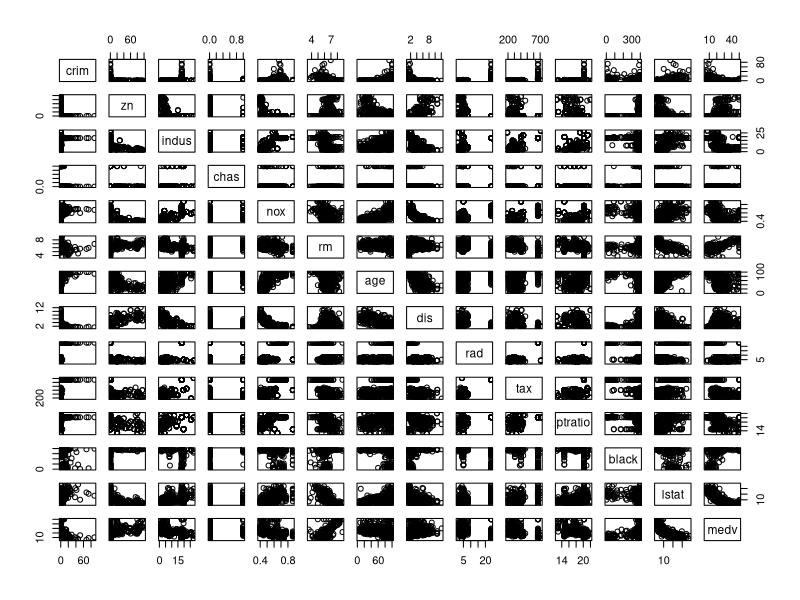
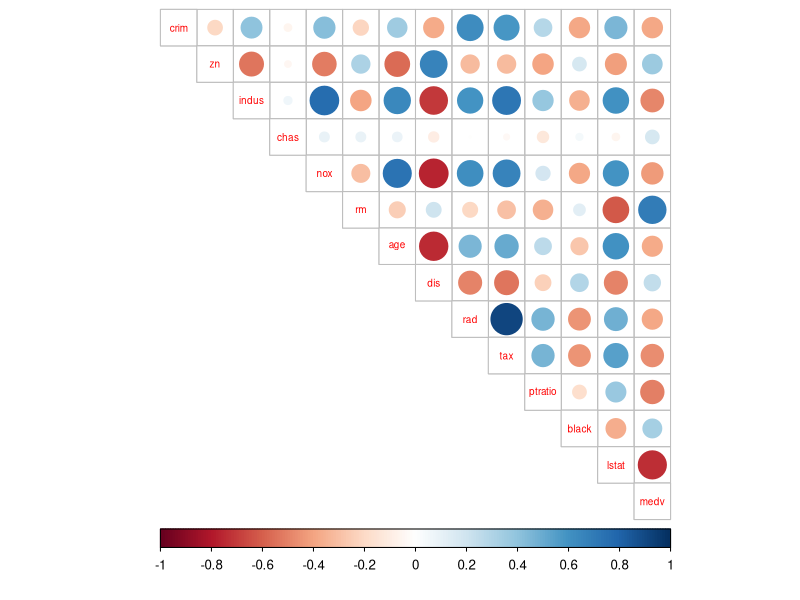
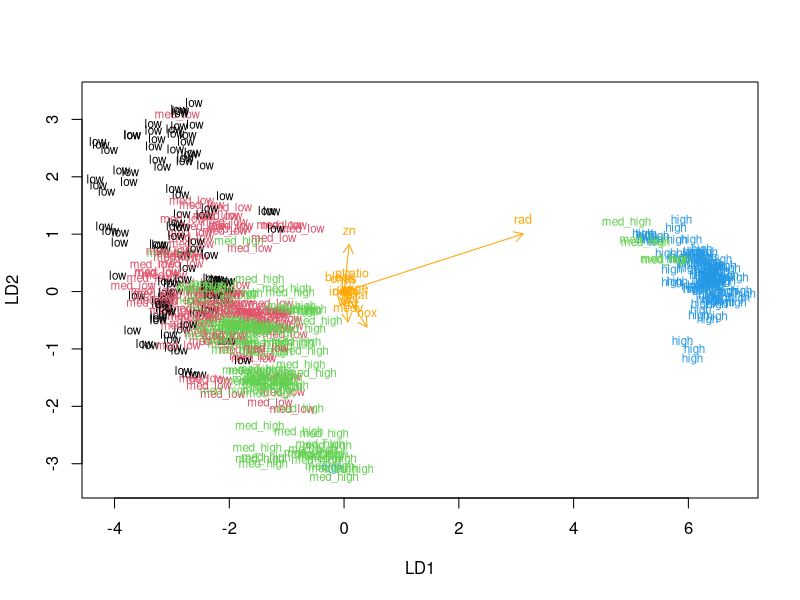
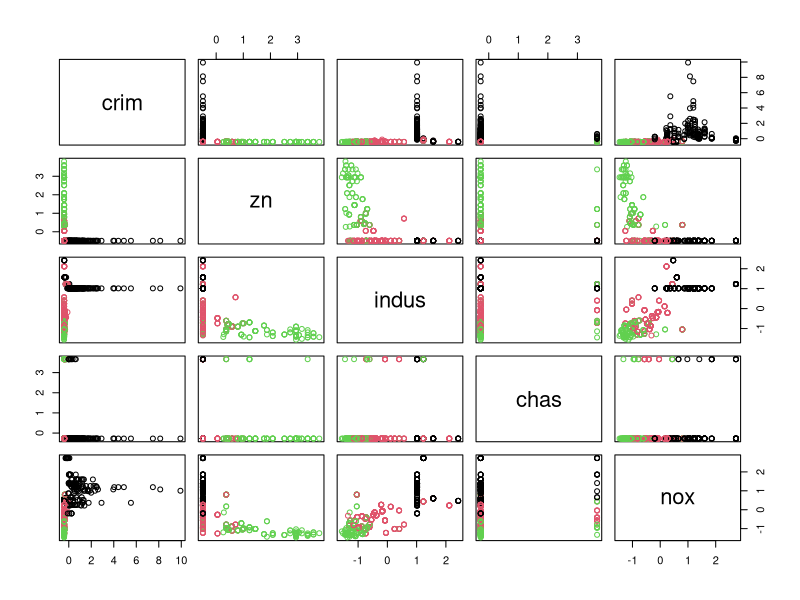
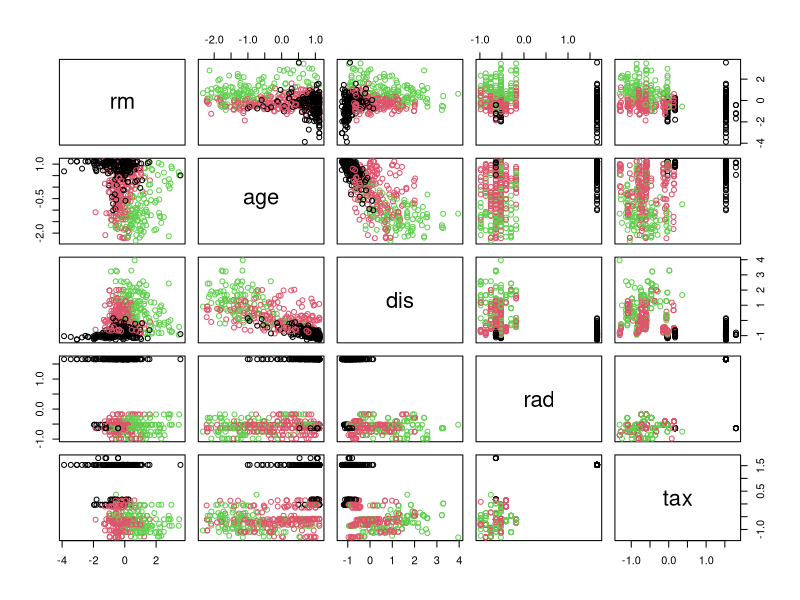
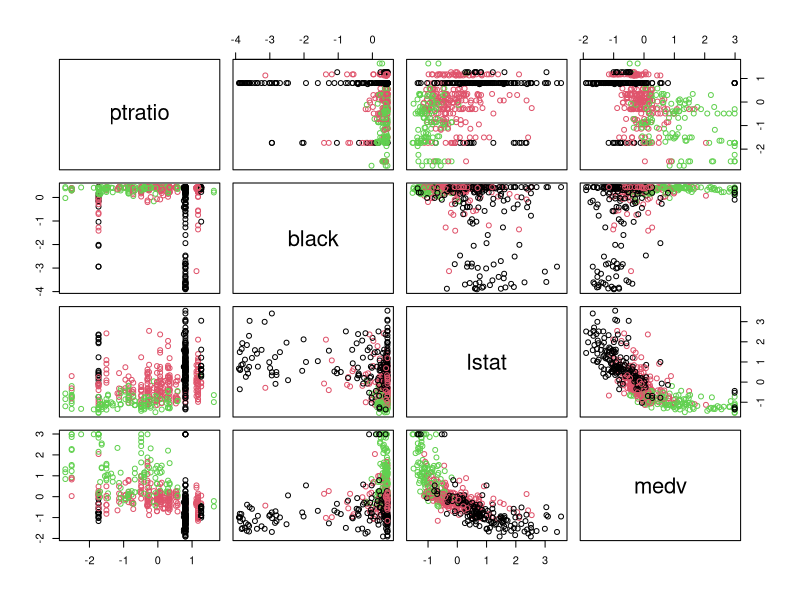

Generate these figures, in order, with R: (Note: this script raises an error after producing the figures.)
## ---- chunk 1
# Elina Järvelä-Reijonen
# 25.11.2019


# Loading the data
library(MASS)
data('Boston')

# Exploring the structure and dimensions of the data
str(Boston)
dim(Boston)
## ---- chunk 2
# A graphical overview of the data and summaries of the variables in the data

pairs(Boston)
summary(Boston)
## ---- chunk 3
# Drawing a correlations plot
# access the 'corrplot' and 'tidyr' packages
library(corrplot)
library(tidyr)


# calculate the correlation matrix and round it (use two digits)
cor_matrix<-cor(Boston)

# print the correlation matrix
cor_matrix

# visualize the correlation matrix
corrplot(cor_matrix, method="circle", type="upper", cl.pos="b", tl.pos="d", tl.cex = 0.6)

## ---- chunk 4
# Let's standardize the variables
boston_scaled <- scale(Boston)

# summaries of the scaled variables
summary(boston_scaled)

# the variables are now centered so that the mean is 0

# class of the boston_scaled object
class(boston_scaled)

# change the object to data frame
boston_scaled <- as.data.frame(boston_scaled)

# create a quantile vector of crim and print it
bins <- quantile(boston_scaled$crim)
bins

# Let's use the bins to create a categorical variable
crime <- cut(boston_scaled$crim, breaks = bins, include.lowest = TRUE)

# look at the table of the new factor crime
table(crime)

# create a categorical variable 'crime' and set the labels
crime <- cut(boston_scaled$crim, breaks = bins, include.lowest = TRUE, labels = c("low", "med_low", "med_high", "high"))

# look at the table of the new factor crime
table(crime)

# Let's remove original crim from the dataset
boston_scaled <- dplyr::select(boston_scaled, -crim)

# add the new categorical value to scaled data
boston_scaled <- data.frame(boston_scaled, crime)


## ---- chunk 5
# number of rows in the Boston dataset 
n <- nrow(boston_scaled)

# choose randomly 80% of the rows
ind <- sample(n,  size = n * 0.8)

# create train set
train <- boston_scaled[ind,]

# create test set 
test <- boston_scaled[-ind,]

# save the correct classes from test data
correct_classes <- test$crime

# remove the crime variable from test data
test <- dplyr::select(test, -crime)

## ---- chunk 6
# linear discriminant analysis
lda.fit <- lda(crime ~ ., data = train)

# print the lda.fit object
lda.fit

## ---- chunk 7
# drawing the (bi)plot
lda.arrows <- function(x, myscale = 1, arrow_heads = 0.1, color = "orange", tex = 0.75, choices = c(1,2)){
  heads <- coef(x)
  arrows(x0 = 0, y0 = 0, 
         x1 = myscale * heads[,choices[1]], 
         y1 = myscale * heads[,choices[2]], col=color, length = arrow_heads)
  text(myscale * heads[,choices], labels = row.names(heads), 
       cex = tex, col=color, pos=3)
}

# target classes as numeric
classes <- as.numeric(train$crime)

# plot the lda results
plot(lda.fit, dimen = 2, col = classes, pch = classes)
lda.arrows(lda.fit, myscale = 1)


## ---- chunk 8
# predict classes with LDA model on the test data
lda.pred <- predict(lda.fit, newdata = test)

# cross tabulate the results with the crime categories from the test set
table(correct = correct_classes, predicted = lda.pred$class)


## ---- chunk 9
# Reloading the data
library(MASS)
data('Boston')

# center and standardize variables
boston_scaled <- scale(Boston)

# summaries of the scaled variables
summary(boston_scaled)

# class of the boston_scaled object
class(boston_scaled)

# change the object to data frame
boston_scaled <- as.data.frame(boston_scaled)


## ---- chunk 10
# calculating euclidean distances
dist_eu <- dist(boston_scaled)
summary(dist_eu)

# calculating manhattan distances
dist_man <- dist(boston_scaled, method = "manhattan")
summary(dist_man)

## ---- chunk 11
# k-means clustering, let's try with 3 clusters
km <-kmeans(boston_scaled, centers = 3)

# plot the Boston dataset with clusters
pairs(boston_scaled [1:5], col = km$cluster)
pairs(boston_scaled [6:10], col = km$cluster)
pairs(boston_scaled [11:14], col = km$cluster)
## ---- chunk 12
# let's try to find the best number for clusters, maximum 10
set.seed(123)
k_max <- 10

# calculate the total within sum of squares (WCSS)
twcss <- sapply(1:k_max, function(k){kmeans(boston_scaled, k)$tot.withinss})

# visualize the results
qplot(x = 1:k_max, y = twcss, geom = 'line')
## ---- chunk 13

# k-means clustering
km <-kmeans(boston_scaled, centers = 2)

# plot the scaled Boston dataset with clusters
pairs(boston_scaled, col = km$cluster)


